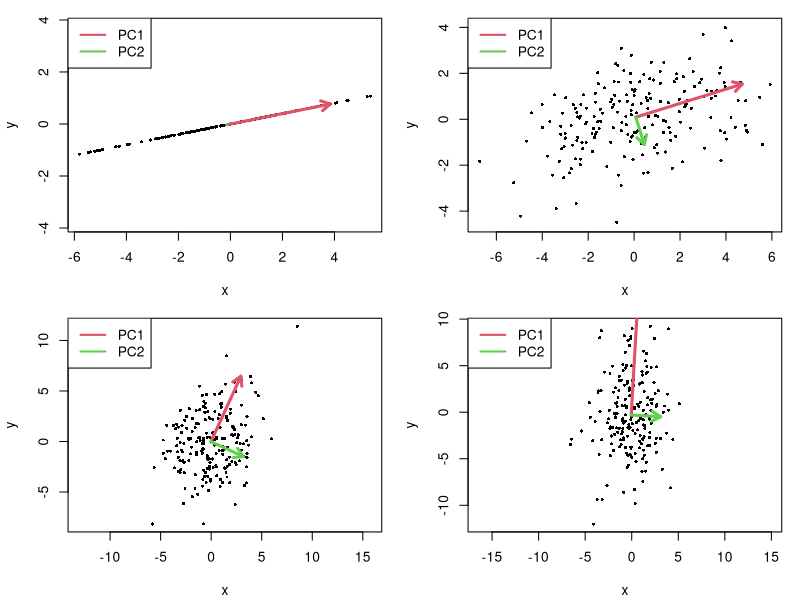
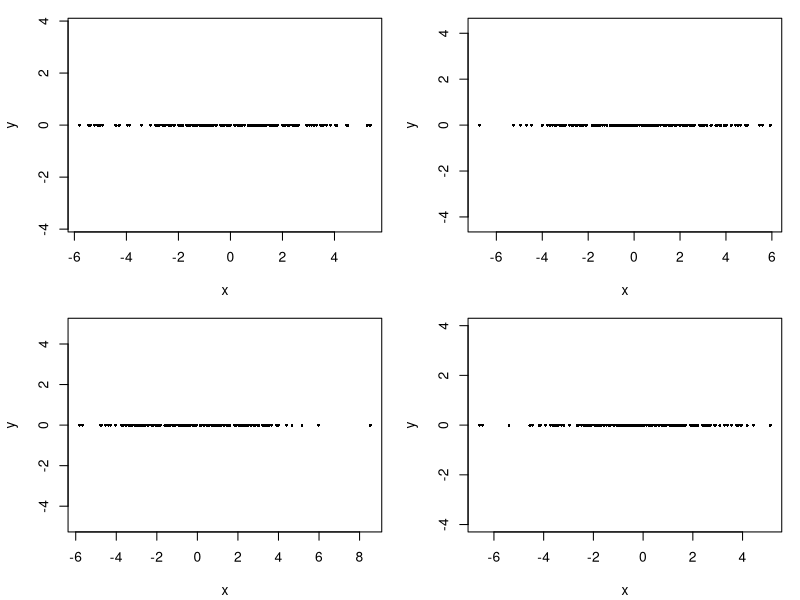
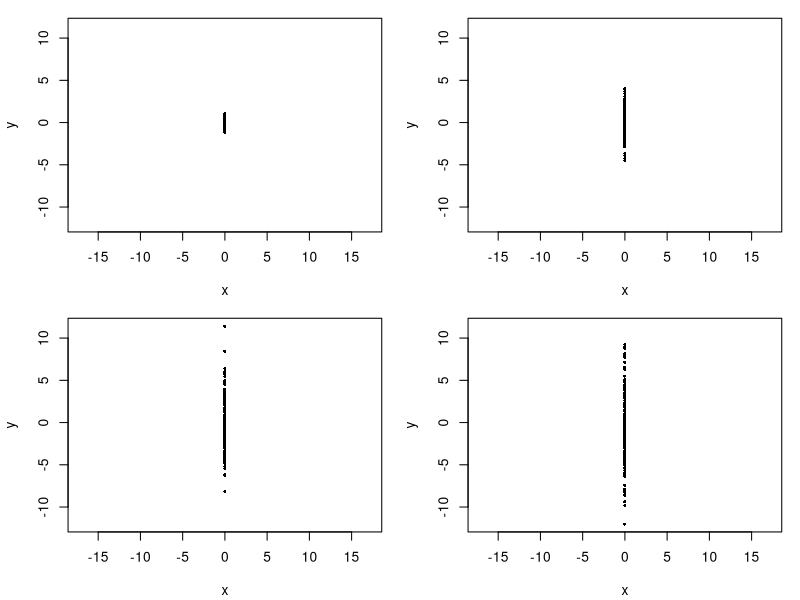
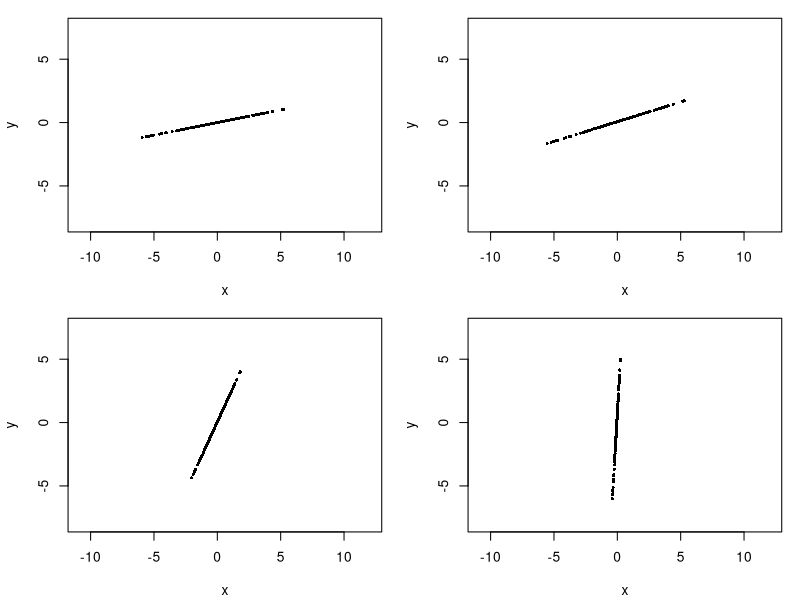
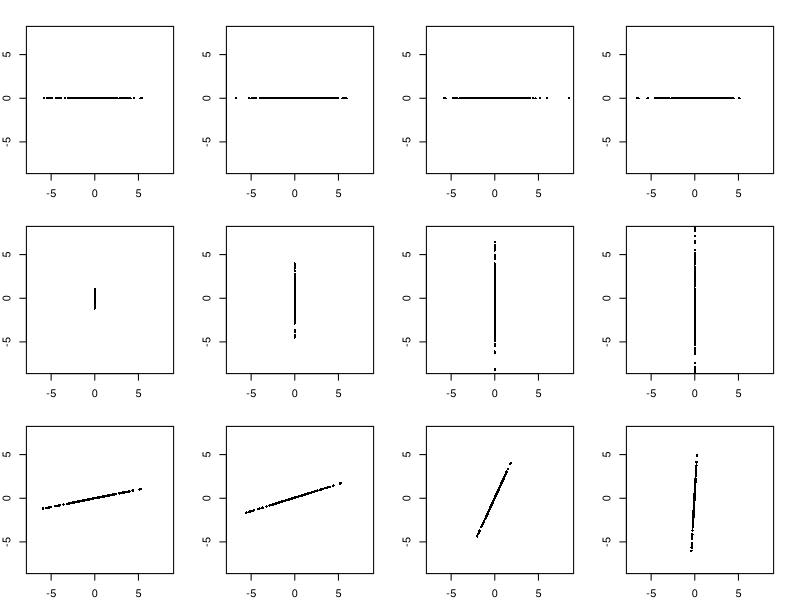

These figures' R source, in order:
# number of different standard deviations (i.e. plots)
p <- 4

# standard deviations distribution
std_dev <- seq(from = 0, to = 4, length.out = p)

# number of points
n <- 200

# correlation coefficient between 'x' & 'y'
rho <- 0.2

# variable simulation

library(mvtnorm)
set.seed(1)
x <- rmvnorm(n = n, sigma = diag(rep(5, times = p)))
y <- rho * x + mvtnorm::rmvnorm(n = n, mean = rep(0, p), sigma = diag(std_dev ^ 2))

# Points and PCs

par(mfrow = c(2, 2), mar = c(4, 4, 1, 1) + 0.1)
for(i in 1:p){
  pca <- princomp(cbind(x[, i], y[, i]))
  plot(x[, i], y[, i], asp = 1, pch = 16, xlab = 'x', ylab = 'y', cex = 0.5)
  p0 <- c(mean(x[, i]), mean(y[, i]))
  v1 <- pca$sdev[1] ^ 2 * pca$loadings[, 1]
  v2 <- pca$sdev[2] ^ 2 * pca$loadings[, 2]
  arrows(x0 = p0[1], y0 = p0[2], x1 = p0[1] + 0.75 * v1[1],
         y1 = p0[2] + 0.75 * v1[2], col = 2, lwd = 3, length = 0.1)
  arrows(x0 = p0[1], y0 = p0[2], x1 = p0[1] + 0.75 * v2[1],
         y1 = p0[2] + 0.75 * v2[2], col = 3, lwd = 3, length = 0.1)
  legend("topleft", legend = c("PC1", "PC2"), lwd = 2, col = 2:3)
}


# x-axis projections

par(mfrow = c(2, 2), mar = c(4, 4, 1, 1) + 0.1)
for(i in 1:p){
  plot(x[, i], rep(0, times = length(x[, i])), asp = 1, pch = 16, xlab = 'x', ylab = 'y', cex = 0.5)
}

# y-axis projections

par(mfrow = c(2, 2), mar = c(4, 4, 1, 1) + 0.1)
for(i in 1:p){
  plot(rep(0, times = length(y[, i])), y[, i], asp = 1, pch = 16, xlab = 'x', ylab = 'y', ylim = range(y), cex = 0.5)
}

# PC's projections

par(mfrow = c(2, 2), mar = c(4, 4, 1, 1) + 0.1)
for(i in 1:p){
  pca <- princomp(cbind(x[, i], y[, i]))
  PC1 <- pca$loadings
  p0 <- c(mean(x[, i]), mean(y[, i]))
  plot(x = p0[1] + (PC1[1] * (PC1 %*% rbind(x[, 1], y[, 1]))),
       y = p0[2] + (PC1[2] * (PC1 %*% rbind(x[, 1], y[, 1]))),
       asp = 1, pch = 16, xlab = 'x', ylab = 'y', xlim = range(x) / 1.5, ylim = range(y) / 1.5, cex = 0.5)
}

# Final plot with all projections

par(mfrow = c(3, 4), mar = c(2, 2, 2, 2))
for(i in 1:4){
  plot(x[, i], rep(0, 200), asp = 1, pch = 16, xlab = "x", ylab = "y", xlim = range(x) / 1.5, ylim = range(y) / 1.5, cex = 0.5)
}
  
for(i in 1:4){
  plot(rep(0, 200), y[, i], asp = 1, pch = 16, xlab = "x", ylab = "y", xlim = range(x) / 1.5, ylim = range(y) / 1.5, cex = 0.5)
}
  
for(i in 1:4){
  pca <- princomp(cbind(x[, i], y[, i]))
  PC1 <- pca$loadings
  p0 <- c(mean(x[, i]), mean(y[, i]))
  plot(x = p0[1] + (PC1[1] * (PC1 %*% rbind(x[, 1], y[, 1]))),
       y = p0[2] + (PC1[2] * (PC1 %*% rbind(x[, 1], y[, 1]))),
       asp = 1, pch = 16, xlab = 'x', ylab = 'y', xlim = range(x) / 1.5, ylim = range(y) / 1.5, cex = 0.5)
}